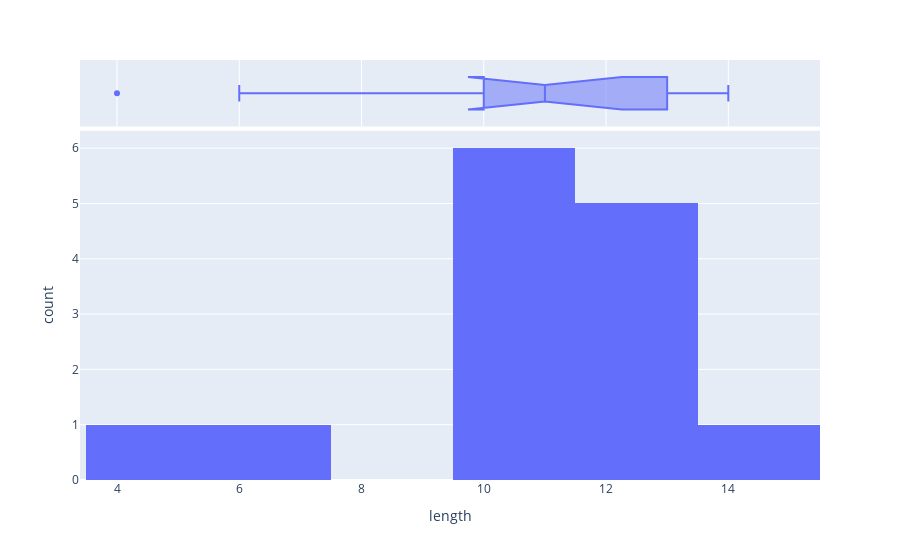

The cell this chart's notebook holds for it:
### Code cell
fig = px.histogram(pd.DataFrame([len(s) for s in sentences],columns=['length']),x="length",marginal='box')
fig.show()

### Figure 1 — Plotly figure (JSON) as saved in the notebook; plotly's stock layout.template omitted (floating-point values rounded to 4 significant figures)
{"data": [{"alignmentgroup": "True", "bingroup": "x", "hovertemplate": "length=%{x}<br>count=%{y}<extra></extra>", "legendgroup": "", "marker": {"color": "#636efa", "pattern": {"shape": ""}}, "name": "", "offsetgroup": "", "orientation": "v", "showlegend": false, "type": "histogram", "x": [13, 10, 12, 14, 11, 13, 11, 10, 10, 13, 4, 12, 10, 6], "xaxis": "x", "yaxis": "y"}, {"alignmentgroup": "True", "hovertemplate": "length=%{x}<extra></extra>", "legendgroup": "", "marker": {"color": "#636efa"}, "name": "", "notched": true, "offsetgroup": "", "showlegend": false, "type": "box", "x": [13, 10, 12, 14, 11, 13, 11, 10, 10, 13, 4, 12, 10, 6], "xaxis": "x2", "yaxis": "y2"}], "layout": {"barmode": "relative", "legend": {"tracegroupgap": 0}, "margin": {"t": 60}, "xaxis": {"anchor": "y", "domain": [0, 1], "title": {"text": "length"}}, "xaxis2": {"anchor": "y2", "domain": [0, 1], "matches": "x", "showgrid": true, "showticklabels": false}, "yaxis": {"anchor": "x", "domain": [0, 0.8316], "title": {"text": "count"}}, "yaxis2": {"anchor": "x2", "domain": [0.8416, 1], "matches": "y2", "showgrid": false, "showline": false, "showticklabels": false, "ticks": ""}}}
